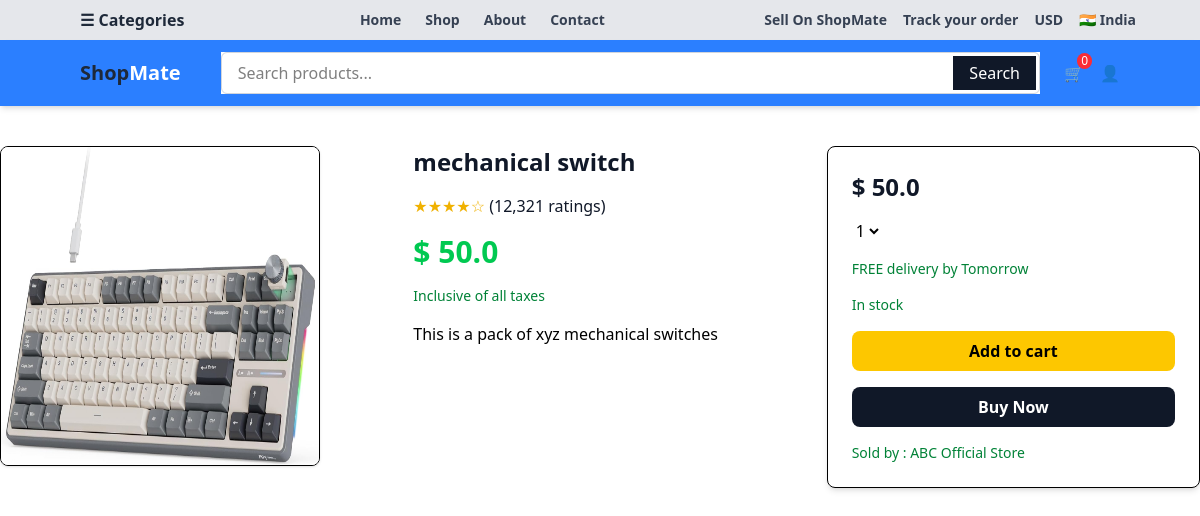
Page /mechanical-switch/ on the committed database.
### myapp/models.py (models this page shows, shortened)
class Product(models.Model):
    name = models.CharField(max_length=100)
    price = models.FloatField()
    description = models.TextField()
    image = models.ImageField(upload_to='images/')
    slug = models.SlugField(unique=True, blank=True)  # will derive this field from name of the product
    stock = models.IntegerField()
    active = models.BooleanField()

### myapp/views.py (the view)
# urls.py: path("<slug:slug>/", views.detail, name="detail"),
def detail(request, slug):
    product = Product.objects.filter(slug=slug).first()
    context = {
        'product' : product
    }
    return render(request, 'myapp/detail.html', context)

### cart/cart.py (called while the page is built)
    def __len__(self):
        return sum (int(item['qty']) for item in self.cart.values())

### cart/context_processors.py (called while the page is built)
def cart(request):
    return {'cart' : Cart(request)}

### myapp/templates/myapp/detail.html (shortened to what this page needs)
{% extends "myapp/base.html" %}
{% block body %}
<div class="max-w-7xl mx-auto grid grid-cols-3 gap-10 pt-10">
    <div class="col-span-1">
        <img class="w-80 h-80 rounded-lg border shadow-sm" src="{{product.image.url}}" alt="" >
    </div>
    <div class="col-span-1 space-y-4">
        <h1 class="text-2xl font-semibold text-gray-900">{{product.name}}</h1>
        <div class="text-yellow-500">★★★★☆ <span class="text-gray-900">(12,321 ratings) </span></div>
        <p class="text-3xl font-bold text-green-500">$ {{product.price}}</p>
        <p class="text-sm text-green-700 font-medium">Inclusive of all taxes</p>
        <ul>
            <li>{{product.description}}</li>
        </ul>
    </div>
    <div class="col-span-1 border rounded-lg p-6 space-y-4 shadow-md">
        <p class="text-2xl font-semibold text-gray-900">$ {{product.price}}</p>
        <div>
            <select name="" id="select">
                <option value="">1</option>
            </select>
        </div>
        <p class="text-sm text-green-700">FREE delivery by Tomorrow</p>
        {% if product.stock %}
            <p class="text-sm text-green-700">In stock</p>
        {% else  %}
            <p class="text-sm text-green-700">out of stock</p>
        {% endif %}
        <button
           id="atc"
           value="{{product.id}}"
           class="w-full bg-yellow-400 text-black font-semibold py-2 rounded-lg">Add to cart</button>
        <button class="w-full bg-gray-900 text-white font-semibold py-2 rounded-lg">Buy Now</button>
        <p class="text-sm text-green-700">Sold by : ABC Official Store</p>
    </div>
</div>
{% endblock body %}

### rows in the picture
Product: image (picture), name "mechanical switch", price "50.0", description "This is a pack of xyz mechanical switches"
